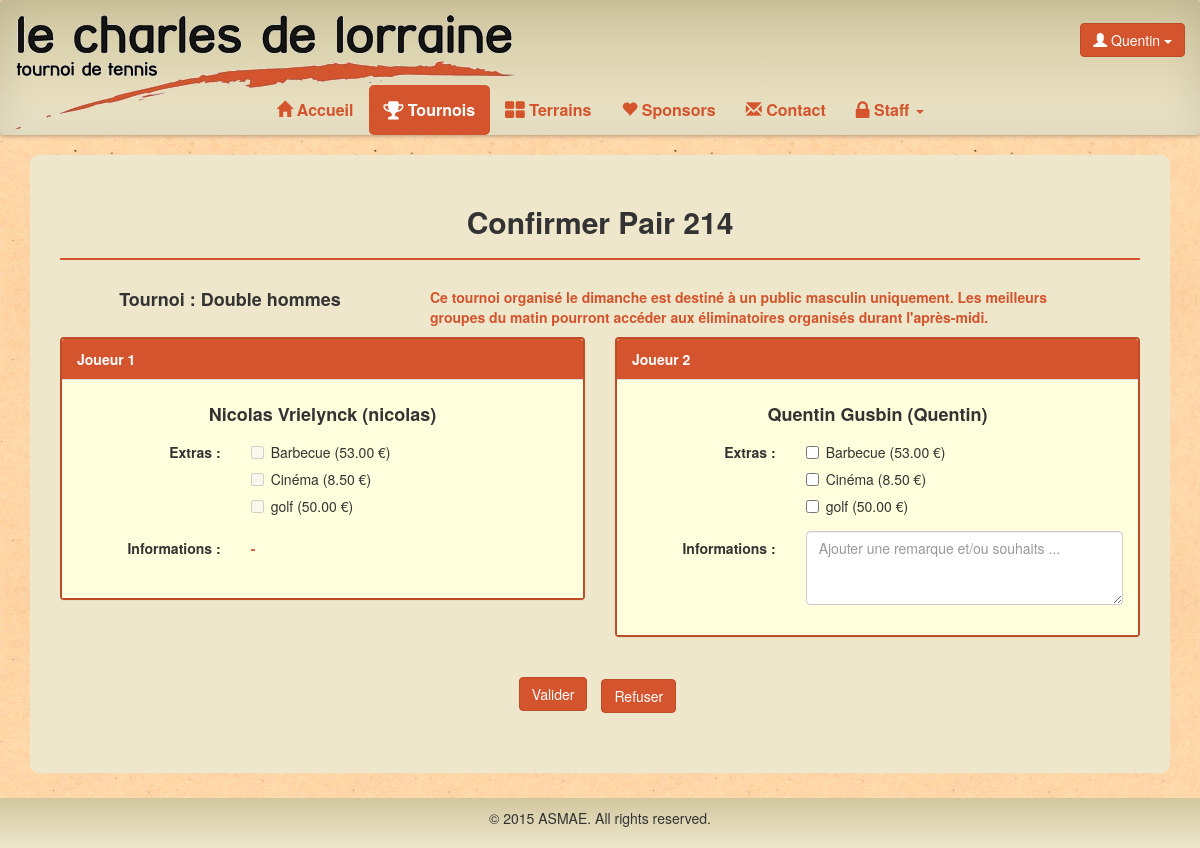
The app's page /tennis/tournoi/confirmer/Pair/214 (signed in) with its own data.
### tennis/models.py (models this page shows, shortened)
class Pair(models.Model):
	id = models.AutoField(primary_key=True, verbose_name="ID")
	tournoi = models.ForeignKey(Tournoi)
	group = models.ForeignKey(Groupe, null=True, default=None)
	user1 = models.ForeignKey(User, related_name='user1', verbose_name = "Utilisateur 1")
	user2 = models.ForeignKey(User, related_name='user2', verbose_name = "Utilisateur 2")
	extra1 = models.ManyToManyField(Extra, related_name='extra1')
	extra2 = models.ManyToManyField(Extra, related_name='extra2')
	comment1 = models.TextField(null=True)
	comment2 = models.TextField(null=True)
	confirm = models.BooleanField(default=False, verbose_name = "Confirmation")
	valid = models.BooleanField(default=False, verbose_name = "Validation")
	pay = models.BooleanField(default=False, verbose_name="Paiement")
	class Meta:
		verbose_name = 'Paire'
		permissions = (
			("Pair", "Manage Pair"),
	)

class Tournoi(models.Model):
	nom = models.CharField(max_length=50,primary_key=True)
	description = models.TextField(null=True)
	jour = models.CharField(max_length=50)
	class Meta:
		verbose_name = 'Tournoi'
		permissions = (
			("TournoiDesFamilles", "Manage tournoi des familles"),
			("DoubleHommes", "Manage double hommes"),
			("DoubleFemmes", "Manage double femmes"),
			("DoubleMixte", "Manage double mixte"),
		)

class Participant(models.Model):
	user = models.OneToOneField(User,null=True)
	titre = models.CharField(max_length=5)
	nom = models.CharField(max_length=30)
	prenom = models.CharField(max_length=30, verbose_name="Prénom")
	rue = models.CharField(max_length=100)
	numero = models.CharField(max_length=10, verbose_name="Numéro")
	boite = models.CharField(max_length=10,null=True)
	codepostal = models.CharField(max_length=10, verbose_name="Code postal")
	localite = models.CharField(max_length=30, verbose_name="Localité")
	telephone = models.CharField(max_length=30,null=True, verbose_name="Téléphone")
	fax = models.CharField(max_length=30,null=True)
	gsm = models.CharField(max_length=30,null=True)
	datenaissance = models.DateTimeField(null=True, verbose_name="Date de naissance")
	classement = models.CharField(max_length=10,null=True)
	oldparticipant = models.BooleanField(default=False)
	isGroupLeader = models.BooleanField(default=False)
	class Meta:
		verbose_name = "Participant"
		permissions = (
			("User", "Manage User"),
			("Droit","Donner droit"),
		)

class Extra(models.Model):
	id = models.AutoField(primary_key=True)
	nom = models.CharField(max_length=30)
	prix = models.DecimalField(max_digits=11,decimal_places=2)
	commentaires = models.TextField(null=True)
	class Meta:
		verbose_name = "Extra"
		permissions = (
			("Extra", "Manage Extra"),
		)

### tennis/views.py (the view, shortened to what this page needs)
# urls.py: url(r'^tournoi/confirmer/Pair/(\d+)$','confirmPair'),
def confirmPair(request,id):
	pair = Pair.objects.filter(id=id)
	if len(pair) <1:
		return redirect(reverse(tournoi))
	pair = Pair.objects.filter(id=id)[0]
	if pair.user2 != request.user:
		return redirect(reverse(tournoi))
	if request.user.is_authenticated():
		extra1 = pair.extra1.all()
		extranot1 = list()
		Ex = Extra.objects.all()
		for elem in Ex:
			contained = False
			for el in extra1:
				if elem.id == el.id:
					contained = True
			if contained == False:
				extranot1.append(Extra.objects.filter(id=elem.id)[0])
		return render(request,'tennis/confirmPair.html',locals())
	return redirect(reverse(home))

### tennis/templates/tennis/confirmPair.html (shortened to what this page needs)
{% extends "tennis/tournoi.html" %}
{% block body %}
<div class="container">
	<div class="content-box">
		<h2 class="center">Confirmer Pair {{ pair.id }}</h2>
		<hr class="line">
		<form class="form-horizontal" name="registerForm" role="form" method="post" action="{% url "tennis.views.confirmPair" pair.id %}"onsubmit="" >
			<div class="row">
				<div class="col-sm-4 col-sm-offset-0">
					<h4 class="center">Tournoi : {{ pair.tournoi.nom }}</h4>
				</div>
				<div class="col-sm-7">
					<p class="info">{{ pair.tournoi.description }}</p>
				</div>
			</div>
			<div class="row">
				<div class="col-sm-6">
					<div class="panel panel-default">
						<div class="panel-heading">Joueur 1</div>
						<div class="panel-body">
							<h4 class="center">{{ pair.user1.participant.prenom }} {{ pair.user1.participant.nom }} ({{ pair.user1.username }})</h4>
							<div class="form-group">
						      <label class="control-label col-sm-4" for="username">Extras : </label>
						      <div class="col-sm-8">
							{% for extra in extranot1 %}
						      	<div class="checkbox">
							      <label><input type="checkbox" value="{{ extra.id }}" disabled>{{ extra.nom }} ({{ extra.prix }} €)</label>
							    </div>
							    {% endfor %}
						      </div>
						    </div>
							<div class="form-group">
						      <label class="info control-label col-sm-4" for="username">Informations : </label>
						      <div class="col-sm-8">
						      	<p class="info">{% if pair.comment1 %}{{ pair.comment1 }}{% else %} - {% endif %}</p>
						      </div>
						    </div>
						</div>
					</div>
				</div>
				<div class="col-sm-6">
					<div class="panel panel-default">
						<div class="panel-heading">Joueur 2</div>
						<div class="panel-body">
							<h4 class="center">{{ pair.user2.participant.prenom }} {{ pair.user2.participant.nom }} ({{ pair.user2.username }})</h4>
							<div class="form-group">
						      <label class="control-label col-sm-4" for="username">Extras : </label>
						      <div class="col-sm-8">
							{% for extra in extranot1 %}
						      	<div class="checkbox">
							      <label><input type="checkbox" name="extra" value="{{ extra.id }}" >{{ extra.nom }} ({{ extra.prix }} €)</label>
							    </div>
							    {% endfor %}
						      </div>
						    </div>
							<div class="form-group">
						      <label class="info control-label col-sm-4" for="username">Informations : </label>
						      <div class="col-sm-8">
						      	<textarea class="form-control" rows="3" name="remarque" id="remarque" placeholder="Ajouter une remarque et/ou souhaits ..."></textarea>
						      </div>
						    </div>
						</div>
					</div>
				</div>
			</div>
			<ul class="list-inline text-center">
				<li>
					<button class="btn btn-default center-block" name="action" value="validate" style="margin-top:20px;">Valider</button>
				</li>
				<li>
					<button class="btn-default btn" type="button" data-toggle="modal" data-target="#myModal">Refuser</button>
				</li>
			</ul>
		</form>
	</div>
</div>
{% endblock %}

### tennis/templates/tennis/base.html (shortened to what this page needs)
<!DOCTYPE html>
<html lang="fr">
<head>
    {% load static from staticfiles %}
  <link rel="stylesheet" type="text/css" href="{% static 'tennis/css/tennis.css' %}">
  <link rel="stylesheet" href="http://maxcdn.bootstrapcdn.com/bootstrap/3.3.5/css/bootstrap.min.css">
  <link rel="stylesheet" href="https://maxcdn.bootstrapcdn.com/font-awesome/4.4.0/css/font-awesome.min.css">
</head>
<body>
      <nav class="effect6 navbar navbar-default" role="navigation">
        <div class="container-fluid">
          <div class="navbar-header" style="width:100%;">
            <a class="navbar-brand navbar-img" style="padding-bottom:70px;" href="{% url "tennis.views.home" %}"><img src="{% static 'tennis/img/logo.png' %}"></a>
            <div class="username btn-group pull-right navbar-btn">
              {% if user.is_authenticated %}
              <button class="btn btn-default dropdown-toggle" type="button" data-toggle="dropdown"><span class="glyphicon glyphicon-user" aria-hidden="true"></span> {{ user.username }}
                <span class="caret"></span></button>
              {% endif %}
            </div>
          </div>
          <div class="collapse navbar-collapse" id="bs-example-navbar-collapse-1">
            <ul class="nav navbar-nav">
              <li {% block nav-home %}{% endblock %}><a href="{% url "tennis.views.home" %}"><span class="glyphicon glyphicon-home" aria-hidden="true"></span> Accueil</a></li>
              {% if user.is_authenticated %}
              <li {% block nav-tournoi %}{% endblock %}><a href="{% url "tennis.views.tournoi" %}"><i class="fa fa-trophy fa-lg"></i> Tournois</a></li>
              <li {% block nav-terrain %}{% endblock %}><a href="{% url "tennis.views.terrain" %}"><i class="fa fa-th-large fa-lg"></i> Terrains</a></li>
              {% endif %}
              <li {% block nav-sponsors %}{% endblock %}><a href="{% url "tennis.views.sponsors" %}"><span class="glyphicon glyphicon-heart" aria-hidden="true"></span> Sponsors</a></li>
              <li {% block nav-contact %}{% endblock %}><a href="{% url "tennis.views.contact" %}"><span class="glyphicon glyphicon-envelope" aria-hidden="true"></span> Contact</a></li>
              {% if perms.auth.Pair or perms.tennis.Extra or perms.auth.User or perms.tennis.Court or perms.tennis.DoubleHommes or perms.tennis.DoubleFemmes or perms.tennis.DoubleMixte or perms.tennis.TournoiDesFamilles or  perms.auth.Droit %}
              <li {% block nav-staff %}class="dropdown"{% endblock %}><a class="dropdown-toggle" data-toggle="dropdown" href="#"><i class="fa fa-lock fa-lg"></i> Staff <span class="caret"></span></a>
              </li>
              {% endif %}
              </ul>
          </div>
        </div>
      </nav>
    <div class="demo">
      {% block body %}
     {% endblock %}
    </div>
    <div class="footer" id="foot01"></div>
</body>
</html

### tennis/static/tennis/css/tennis.css (style rules this page uses)
html { height: 100%; box-sizing: border-box; }
*, *:before, *:after { box-sizing: inherit; }
body { position: relative; margin: 0; padding-bottom: 6rem; min-height: 100%; font-family: "Helvetica Neue", Arial, sans-serif; }
body, html { background-image: url("../img/bg.jpg"); }
h1, h2, h3, h4, h5, h6 { font-weight: bold !important; }
nav { font-size: 16px; background-color: rgba(238, 231, 203, 1); background: -webkit-linear-gradient(top, rgba(209, 199, 159, 1) 0%, rgba(238, 231, 203, 1) 100%); background: linear-gradient(to bottom, rgba(209, 199, 159, 1) 0%, rgba(238, 231, 203, 1) 100%); border-bottom-width: 0px!important; border-width: 0px!important; }
.effect6 { position:relative; -webkit-box-shadow:0 1px 4px rgba(0, 0, 0, 0.3), 0 0 40px rgba(0, 0, 0, 0.1) inset; -moz-box-shadow:0 1px 4px rgba(0, 0, 0, 0.3), 0 0 40px rgba(0, 0, 0, 0.1) inset; box-shadow:0 1px 4px rgba(0, 0, 0, 0.3), 0 0 40px rgba(0, 0, 0, 0.1) inset; }
.effect6:before, .effect6:after { content:""; position:absolute; z-index:-1; -webkit-box-shadow:0 0 20px rgba(0,0,0,0.8); -moz-box-shadow:0 0 20px rgba(0,0,0,0.8); box-shadow:0 0 20px rgba(0,0,0,0.8); top:50%; bottom:0; left:10px; right:10px; -moz-border-radius:100px / 10px; border-radius:100px / 10px; }
.effect6:after { right:10px; left:auto; -webkit-transform:skew(8deg) rotate(3deg); -moz-transform:skew(8deg) rotate(3deg); -ms-transform:skew(8deg) rotate(3deg); -o-transform:skew(8deg) rotate(3deg); transform:skew(8deg) rotate(3deg); }
.navbar-default .navbar-brand { color: black !important; }
.navbar-default .navbar-nav > li > a { color: #D4542D !important; font-weight: bold; }
.navbar-default .navbar-nav > .active > a, .navbar-default .navbar-nav > .active > a:hover, .navbar-default .navbar-nav > .active > a:focus { color: white !important; background-color: #D4542D !important; border-radius: 5px; }
.username, .navbar-img { display: none !important; }
@media (min-width:768px) { .username, .navbar-img { display: inherit!important; float:right; padding-top:15px; text-align: right; } }
@media (min-width:768px) { .navbar-img { display: inherit; } }
@media (min-width:768px) { .navbar .navbar-nav { display: inline-block; float: none; vertical-align: top; } }
@media (min-width:768px) { .navbar .navbar-collapse { text-align: center; } }
.content-box { background-color: rgba(238, 231, 203, 1); border-radius: 8px; padding-top: 30px; padding-bottom: 50px; padding-right: 30px; padding-left: 30px; margin-bottom: 15px; }
.center { text-align:center; }
.btn-default { background-color: #D4542D !important; border-color: #BF4C28 !important; color:white !important; }
hr.line { border-color: #D4542D; border-width: 2px; }
textarea { resize: vertical; }
.panel-body { background-color: #FFFFDD; }
.panel-heading { background-color: #D4542D !important; color: white !important; font-weight: bold; }
.panel-default { border: solid 2px #BF4C28 !important; }
p.info { padding-top: 7px; font-weight: bold; color: #D4542D; }
label.info { padding-top: 7px; text-align: right; }
.footer { position: absolute; right: 0; bottom: 0; left: 0; padding: 1rem; background-color: rgba(238, 231, 203, 1); background: -webkit-linear-gradient(top, rgba(209, 199, 159, 1) 0%, rgba(238, 231, 203, 1) 100%); background: linear-gradient(to bottom, rgba(209, 199, 159, 1) 0%, rgba(238, 231, 203, 1) 100%); text-align: center; }

### records on screen
Pair: id "214", tournoi.nom "Double hommes", tournoi.description "Ce tournoi organisé le dimanche est destiné à un public masculin uniquement. Les meilleurs groupes du matin pourront accéder aux éliminatoires organisés durant l'après-midi.", user1.participant.prenom "Nicolas", user1.participant.nom "Vrielynck", user1.username "nicolas", user2.participant.prenom "Quentin", user2.participant.nom "Gusbin", user2.username "Quentin"
Extra: nom "Barbecue", prix "53.00"
Extra: nom "Cinéma", prix "8.50"
Extra: nom "golf", prix "50.00"

### other values on screen
{{ user.username }} "Quentin"
